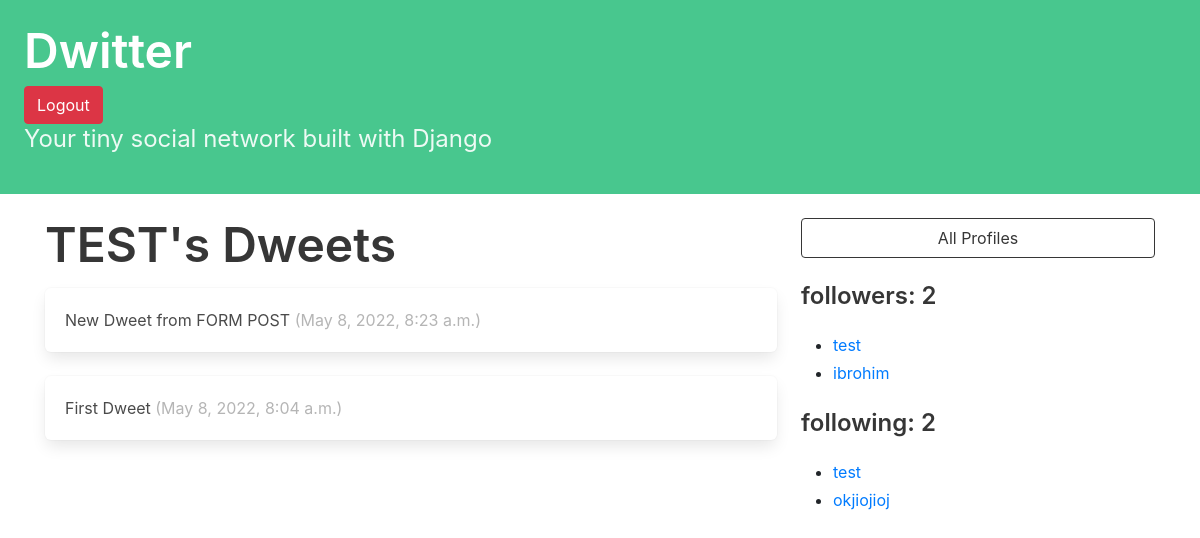
/profile/1/ (signed in), run on the app's committed database.
### dwitter/models.py (models this page shows, shortened)
class Profile(models.Model):
    user = models.OneToOneField(User, on_delete=models.CASCADE)
    follows = models.ManyToManyField(
        "self",
        related_name="followed_by",
        symmetrical=False,
        blank=True
    )
    def __str__(self):
        return self.user.username

class Dweet(models.Model):
    user = models.ForeignKey(
        User, related_name="dweets", on_delete=models.DO_NOTHING
    )
    body = RichTextField()
    created_at = models.DateTimeField(auto_now_add=True)

### dwitter/views.py (the view, shortened to what this page needs)
# urls.py: path("profile/<int:pk>/", profile, name="profile"),
def profile(request, pk):
    if not hasattr(request.user, 'profile'):
        missing_profile = Profile(user=request.user)
        missing_profile.save()
    profile = Profile.objects.get(pk=pk)
    dweet = Dweet.objects.filter(user_id=profile.pk).order_by('-created_at')
    return render(request, "dwitter/profile.html", {"profile": profile, 'dweets': dweet})

### dwitter/templates/dwitter/profile.html (shortened to what this page needs)
{% extends 'base.html' %}
{% block content %}
    <div class="column">
        <div class="block">
            <h1 class="title is-1">
                {{ profile.user.username|upper }}'s Dweets
            </h1>
        </div>
        <div class="content">
            {% for dweet in dweets %}
                <div class="box">
                    {{ dweet.body|safe }}
                    <span class="is-small has-text-grey-light">
                    ({{ dweet.created_at }})
                </span>
                </div>
            {% endfor %}
        </div>
    </div>
    <div class="column is-one-third">
        <div class="block">
            <a href="{% url 'dwitter:profile_list' %}">
                <button class="button is-dark is-outlined is-fullwidth">
                    All Profiles
                </button>
            </a>
        </div>
        <div class="block">
            <h3 class="title is-4">
                followers: {{ profile.followed_by.all.count }}
            </h3>
            <div class="content">
                <ul>
                    {% for follower in profile.followed_by.all %}
                        <li>
                            <a href="{% url 'dwitter:profile' follower.id %}">
                                {{ follower }}
                            </a>
                        </li>
                    {% endfor %}
                </ul>
            </div>
        </div>
        <div class="block">
            <h3 class="title is-4">
                following: {{ profile.follows.all.count }}
            </h3>
            <div class="content">
                <ul>
                    {% for following in profile.follows.all %}
                        <li>
                            <a href="{% url 'dwitter:profile' following.id %}">
                                {{ following }}
                            </a>
                        </li>
                    {% endfor %}
                </ul>
            </div>
        </div>
    </div>
{% endblock content %}

### dwitter/templates/base.html (shortened to what this page needs)
<!DOCTYPE html>
<html lang="en">
<head>
    <link rel="stylesheet"
          href="https://cdn.jsdelivr.net/npm/bulma@0.9.3/css/bulma.min.css">
    <link rel="stylesheet" href="https://stackpath.bootstrapcdn.com/bootstrap/4.4.1/css/bootstrap.min.css"
>
</head>
<body>
<a href="{% url 'dwitter:dashboard' %} ">
    <section class="hero is-small is-success mb-4">
        <div class="hero-body">
            <h1 class="title is-1">Dwitter</h1>
            {% if request.user.is_authenticated %}
                <button class="btn btn-danger"><a href="{% url 'dwitter:logout' %}">Logout</a></button>
            {% endif %}
            <p class="subtitle is-4">
                Your tiny social network built with Django
            </p>
        </div>
    </section>
</a>
<div class="container">
    <div class="columns">
        {% block content %}
        {% endblock content %}
    </div>
</div>
</body>
</html>

### data on the page
Profile: user.username "TEST", followed_by.all.count "2", user.username "test", follows.all.count "2"
Dweet: body "New Dweet from FORM POST", created_at "May 8, 2022, 8:23 a.m."
Dweet: body "First Dweet", created_at "May 8, 2022, 8:04 a.m."
Profile: user.username "ibrohim"
Profile: user.username "okjiojioj"
